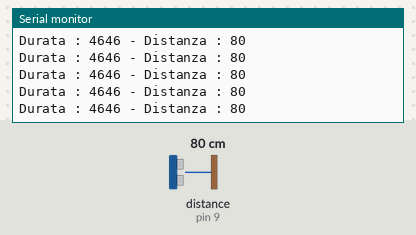
Simulated run of this sketch. Board: Arduino Uno, built with avr-gcc and run on an emulated ATmega328P. On the bench: the last lines printed to the serial monitor. Wiring (inferred from the names in the program): ultrasonic range finder: trigger pin 8; echo pin 9. The inputs (shaded band) are chosen by the test bench; at power-on: distance to the obstacle (sensor on pin 9) 80 cm. The echo pulse lasts 58.3 µs per cm.

Above: at 1.2 s.
1.3 s: distance to the obstacle (sensor on pin 9) set to 4 cm
At 2.0 s:
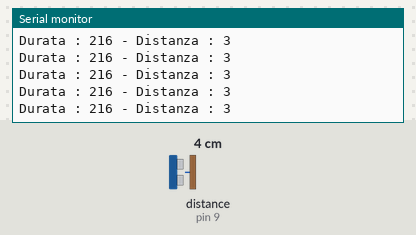
4.3 s: distance to the obstacle (sensor on pin 9) set to 2 cm
At 4.8 s:
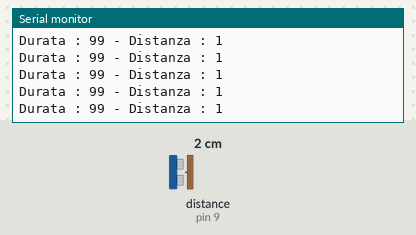
7.3 s: distance to the obstacle (sensor on pin 9) set to 18 cm
At 8.3 s:
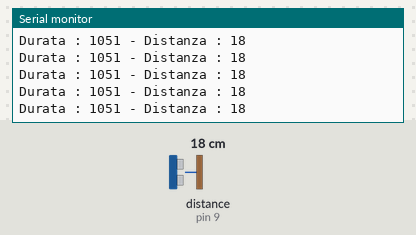
10.3 s: distance to the obstacle (sensor on pin 9) set to 250 cm
At 11.2 s:
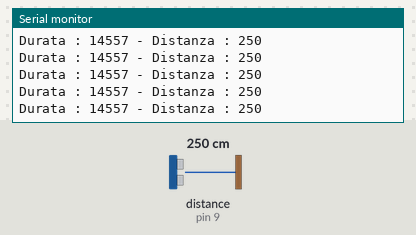
13.3 s: distance to the obstacle (sensor on pin 9) set to 35 cm
At 14.2 s:
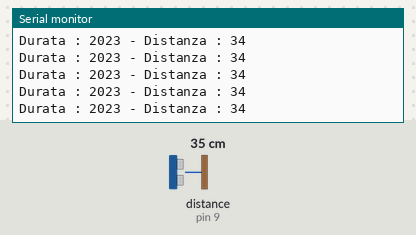
16.3 s: distance to the obstacle (sensor on pin 9) set to 299 cm
At 17.1 s:
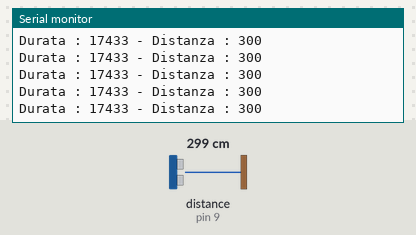
Timing chart, 0 to 19.3 s (numbered marks = the images above; inputs shaded):
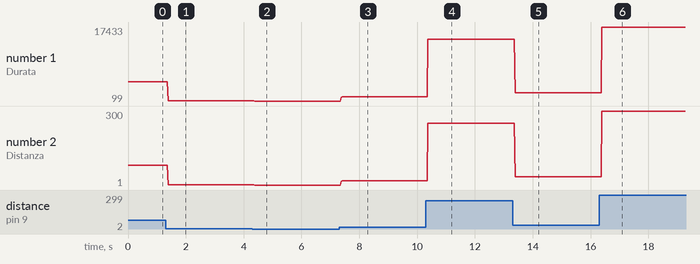

The sketch:

Sensore_Ultrasuoni_1.ino
```cpp
/*
 * Esempio Utilizzo HC-SR04
 *
 * Autore    : Andrea Lombardo
 * Web       : http://www.lombardoandrea.com
 * Articolo  : http://wp.me/p27dYH-Dt
 */

//Definizione dei pin
static int trigger = 8;
static int echo = 9;

//variabili utilizzate per calcolare la distanza
long durata; //tempo che impieghera' il suono a percorrere una certa distanza
long distanza;  //la distanza che ha percorso il suono

void setup() {
  //abilito la comunicaizone seriale per rendermi conto di cio' che accade
  Serial.begin(9600);

  //settiamo il funzionamento dei pin
  pinMode(trigger, OUTPUT);
  pinMode(echo, INPUT);

  //metto a LOW l'ingresso del PIN echo e del PIN trigger
  digitalWrite(echo, LOW);
  digitalWrite(trigger, LOW);

  //inizializzo le variabili
  durata = 0;
  distanza = 0;
}

void loop() {

  //Invio un impulso HIGH sul pin del trigger
  digitalWrite(trigger, HIGH);
  //lo lascio al valore HIGH per 10 microsecondi
  delayMicroseconds(10);
  //lo riporto allo stato LOW
  digitalWrite(trigger, LOW);

  //ottengo il numero di microsecondi per i quali il PIN echo e' rimasto allo stato HIGH
  //per fare questo utilizzo la funzione pulseIn()
  durata = pulseIn(echo, HIGH);

  // La velocita' del suono e' di 340 metri al secondo, o 29 microsecondi al centimetro.
  // il nostro impulso viaggia in andata e ritorno, quindi per calcoalre la distanza
  // tra il sensore e il nostro ostacolo occorre fare:
  distanza = durata / 29 / 2;

  //invio i dati alla porta seriale cosi' da poterli vedere con il Monitor Seriale
  Serial.print("Durata : ");
  Serial.print(durata);
  Serial.print(" - Distanza : ");
  Serial.println(distanza);

}
```

Measured:
- after the input at 1.3 s, the serial monitor: prints a new line after 0.09 s (image 1)
- after the input at 4.3 s, the serial monitor: prints a new line after 0.08 s (image 2)
- after the input at 7.3 s, the serial monitor: prints a new line after 0.08 s (image 3)
- after the input at 10.3 s, the serial monitor: prints a new line after 0.08 s (image 4)
- after the input at 13.3 s, the serial monitor: prints a new line after 0.10 s (image 5)
- after the input at 16.3 s, the serial monitor: prints a new line after 0.09 s (image 6)
- plotted number 1: 4646 → 216 after the input at 1.3 s, 216 → 99 after the input at 4.3 s, 99 → 1051 after the input at 7.3 s, 1051 → 14557 after the input at 10.3 s, 14557 → 2023 after the input at 13.3 s
- plotted number 2: 80 → 3 after the input at 1.3 s, 3 → 1 after the input at 4.3 s, 1 → 18 after the input at 7.3 s, 18 → 250 after the input at 10.3 s, 250 → 34 after the input at 13.3 s
